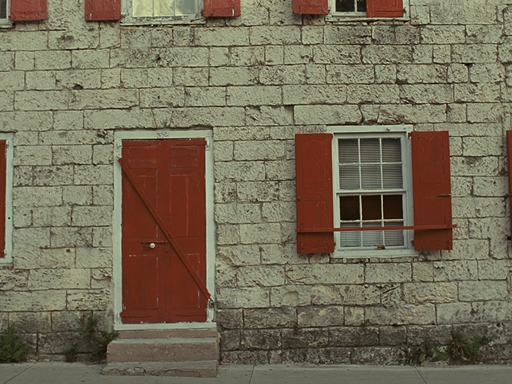
#> input picture IQM_Python/I01.BMP, 512 x 384 px
$ python -i iqm.py   (imports and definitions only)   (older library calls are emulated)
#> lines starting #> are read from the running program, lines starting #| are printed output that depends on the picture; after the words box and inside, x2 and y2 are one past the last pixel; in counts of white or black regions, pixels touching at a corner belong together
#!/usr/bin/env python
import numpy as np
import cv2
import time
from scipy.stats import entropy as scipy_entropy
import math
from scipy.signal import convolve2d
import math
from skimage.restoration import estimate_sigma

class IQM:
    def __init__(self):
        pass
    def image_entropy(self, image, base=2):
        # image = self.image_gradient(image)
        _, counts = np.unique(image, return_counts=True)
        return scipy_entropy(counts, base=base)/8.0

    def image_gradient(self, image, depth=cv2.CV_8U, size=3):
        sobelx = cv2.Sobel(image, depth, 1, 0, ksize=size,
                           scale=1, delta=0, borderType=cv2.BORDER_DEFAULT)
        sobely = cv2.Sobel(image, depth, 0, 1, ksize=size,
                           scale=1, delta=0, borderType=cv2.BORDER_DEFAULT)
        return cv2.addWeighted(sobelx, 0.5, sobely, 0.5, 0)

    def gradient_mapping(self, I, lam=100, threshold=0.05):
        I = self.image_gradient(I)
        I = np.array(I, dtype=float)
        N = np.log10(lam*(1-threshold)+1)
        I = I/255.0
        I[I < threshold] = 0
        gradient = lam*(I-threshold) + 1
        gradient = np.ma.filled(np.log10(np.ma.masked_equal(gradient, 0)), 0)/N
        tiles, _, _ = self.image_slice(gradient, 1000)
        Lgradient = cv2.mean(np.array(tiles))[0]
        return Lgradient, gradient

    def image_slice(self, im, number_tiles):
        im_w = im.shape[0]
        im_h = im.shape[1]
        columns = 0
        rows = 0
        columns = int(math.ceil(math.sqrt(number_tiles)))
        rows = int(math.ceil(number_tiles / float(columns)))
        extras = (columns * rows) - number_tiles
        tile_w, tile_h = int(math.floor(im_w / columns)
                             ), int(math.floor(im_h / rows))
        tiles = []
        for pos_y in range(0, im_h - rows, tile_h):
            for pos_x in range(0, im_w - columns, tile_w):
                image = im[pos_y:pos_y + tile_h, pos_x:pos_x + tile_w]
                tiles.append((np.sum(image)/(tile_h*tile_w)))

        return tiles, rows, columns

    def image_brightness(self, image, mask=None):
        mean, std = cv2.meanStdDev(image, mask=mask)
        return mean[0][0]/255.0, std[0][0]/255.0

    def estimate_noise(self, I):

        return estimate_sigma(I, multichannel=False, average_sigmas=False)

    def estimate(self, I, threshold=0.01):

        p = 0.10
        H, W = I.shape
        gradimage = self.image_gradient(I, cv2.CV_64FC1, 3)
        gradimage = gradimage.astype(np.uint8)

        Grad1D = np.reshape(
            gradimage, (1, gradimage.shape[0]*gradimage.shape[1]))
        sortGrad1D = np.sort(Grad1D)
        threshold = sortGrad1D[0, int(p*gradimage.shape[0]*gradimage.shape[1])]
        HomogenousRegionMask = gradimage <= threshold
        UnsaturatedMask = I.copy()
        UnsaturatedMask[(UnsaturatedMask <= 15) | (UnsaturatedMask >= 235)] = 0
        UnsaturatedMask[UnsaturatedMask != 0] = 1
        UnSaturatedHomogenousMask = UnsaturatedMask * HomogenousRegionMask

        M = [[1, -2, 1],
             [-2, 4, -2],
             [1, -2, 1]]

        Laplacian_Image = convolve2d(
            I.astype(np.float64), np.array(M, dtype=np.float64), 'same')

        Masked_Laplacian_Image = Laplacian_Image*UnSaturatedHomogenousMask
        Ns = np.sum(np.sum(UnSaturatedHomogenousMask))
        noise = math.sqrt(math.pi/2) * (1/(6*Ns)) * \
            np.sum(np.sum(np.absolute(Masked_Laplacian_Image)))
        if Ns < H*W*0.0001:
            noise = math.sqrt(0.5 * math.pi) / (6 * (W-2) * (H-2)) * \
                np.sum(np.sum(np.absolute(Masked_Laplacian_Image)))

        return UnSaturatedHomogenousMask, Masked_Laplacian_Image.astype(np.uint8), noise

>>> import cv2
>>> picture = cv2.imread('I01.BMP', cv2.IMREAD_GRAYSCALE)
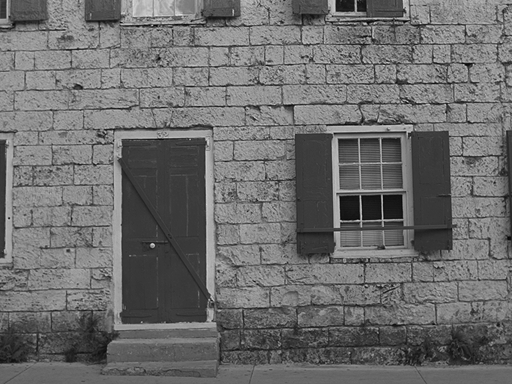
#> picture: shape (384, 512); min 1, max 225, mean 109.4
>>> result = IQM().estimate(picture)
#> in image_gradient, `return cv2.addWeighted(sobelx, 0.5, sobely, 0.5, 0)`:
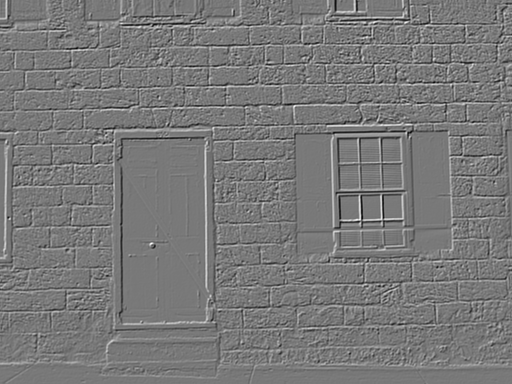
#> returned value: shape (384, 512) float64; min -415, max 458, mean -0.2; drawn with min black and max white
#> in estimate, `gradimage = gradimage.astype(np.uint8)`:
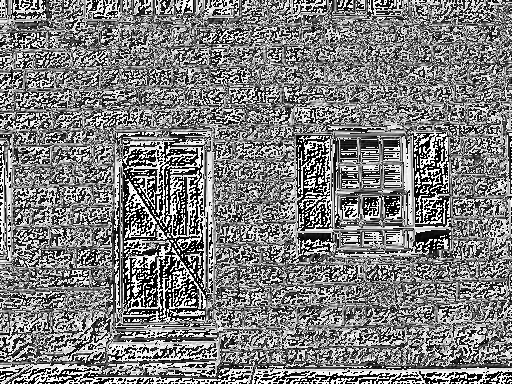
#> gradimage: shape (384, 512); min 0, max 255, mean 126.5
#> in estimate, `threshold = sortGrad1D[0, int(p*gradimage.shape[0]*gradimage.shape[1])]`: threshold = 6
#> in estimate, `HomogenousRegionMask = gradimage <= threshold`:
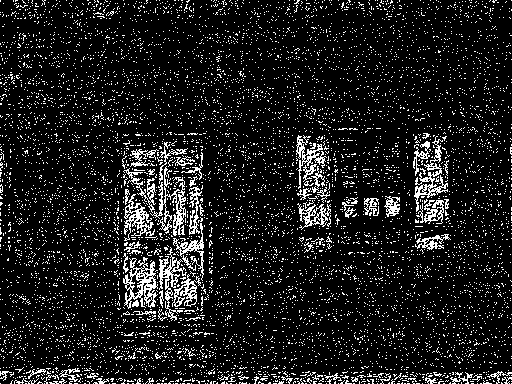
#> HomogenousRegionMask: shape (384, 512) bool; 11.2% white in thin lines or dots
#> in estimate, `UnsaturatedMask[(UnsaturatedMask <= 15) | (UnsaturatedMask >= 235)] = 0`: UnsaturatedMask: shape (384, 512); 0.09% of pixels changed, all inside (x1, y1, x2, y2) = (7, 2, 511, 362)
#> in estimate, `UnsaturatedMask[UnsaturatedMask != 0] = 1`:
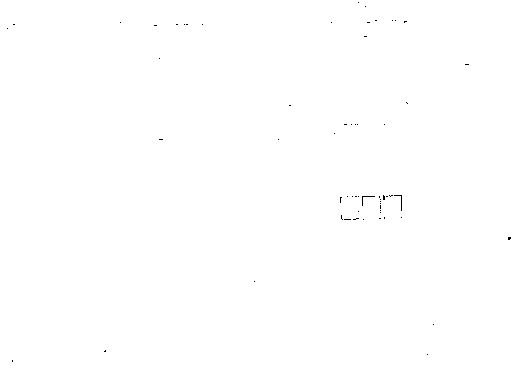
#> UnsaturatedMask: shape (384, 512); values 0 (black) and 1 (white), 99.9% white; black in thin lines or dots
#> in estimate, `UnSaturatedHomogenousMask = UnsaturatedMask * HomogenousRegionMask`: UnSaturatedHomogenousMask: shape (384, 512); values 0 (black) and 1 (white), 11.2% white in thin lines or dots
#> in estimate, `Laplacian_Image = convolve2d( I.astype(np.float64), np.array(M, dtype=..`:
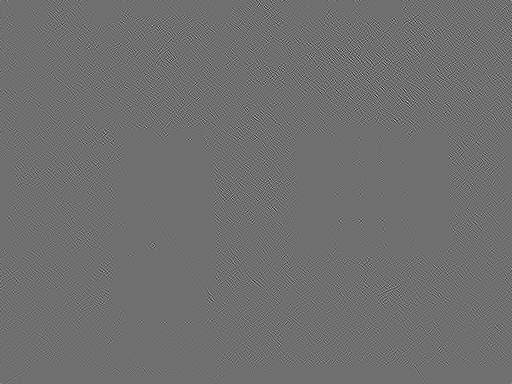
#> Laplacian_Image: shape (384, 512) float64; min -294, max 375, mean 0; drawn with min black and max white
#> in estimate, `Masked_Laplacian_Image = Laplacian_Image*UnSaturatedHomogenousMask`:
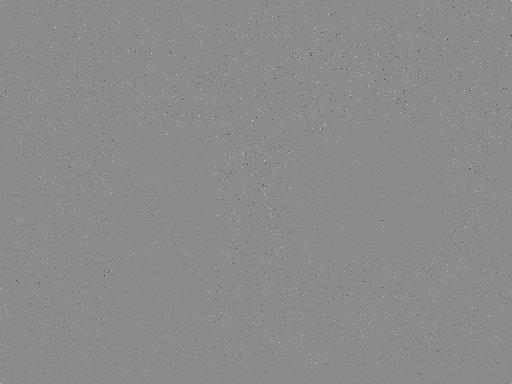
#> Masked_Laplacian_Image: shape (384, 512) float64; min -249, max 207, mean 0; drawn with min black and max white
#> in estimate, `Ns = np.sum(np.sum(UnSaturatedHomogenousMask))`: Ns = 21970
#> in estimate, `noise = math.sqrt(math.pi/2) * (1/(6*Ns)) * \ np.sum(np.sum(np.absolut..`: noise = 3.13
